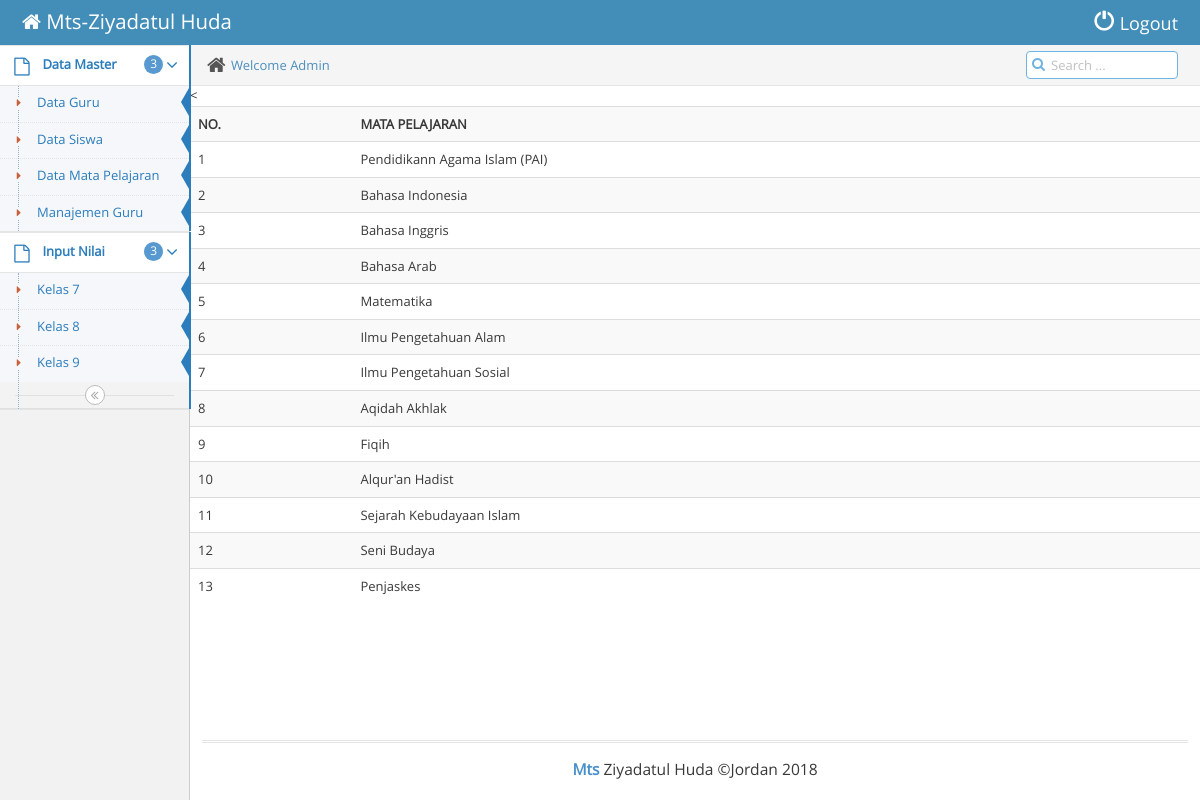
Page /admin/index.php?page=pelajaran on the committed database.
### tables this page shows
CREATE TABLE `mata_pelajaran` (
  `id` int(5) NOT NULL,
  `mata_pelajaran` varchar(50) NOT NULL
);

### walikelas/pelajaran.php (the view)
<?php
 include "../action/koneksi.php";
 ?>
 <<div class="table-responsive">
 		<table class="table table-striped table-hover">
 	<tr>
					<th>NO.</th>
					<th>MATA PELAJARAN</th>
	</tr>
	<?php $urut = (isset($_GET['urut']) ? strtolower($_GET['urut']) : NULL);  ?>
				<?php
				if($urut){
					$sql = mysqli_query($koneksi, "SELECT * FROM mata_pelajaran");
				}else{
					$sql = mysqli_query($koneksi, "SELECT * FROM mata_pelajaran");
				}
				if(mysqli_num_rows($sql) == 0){
					echo '<tr><td colspan="8">Tidak ada data.</td></tr>';
				}else{
					$no = 1;
					while($row = mysqli_fetch_assoc($sql)){
						echo '
						<tr>
							<td>'.$no.'</td>
							<td>'.$row['mata_pelajaran'].
							'</td>';
						$no++;
					}
				}
				?>
		</table>
</div>

### rows in the picture
mata_pelajaran: mata_pelajaran "Pendidikann Agama Islam (PAI)"
mata_pelajaran: mata_pelajaran "Bahasa Indonesia"
mata_pelajaran: mata_pelajaran "Bahasa Inggris"
mata_pelajaran: mata_pelajaran "Bahasa Arab"
mata_pelajaran: mata_pelajaran "Matematika"
mata_pelajaran: mata_pelajaran "Ilmu Pengetahuan Alam"
mata_pelajaran: mata_pelajaran "Ilmu Pengetahuan Sosial"
mata_pelajaran: mata_pelajaran "Aqidah Akhlak"
mata_pelajaran: mata_pelajaran "Fiqih"
mata_pelajaran: mata_pelajaran "Alqur'an Hadist"
mata_pelajaran: mata_pelajaran "Sejarah Kebudayaan Islam"
mata_pelajaran: mata_pelajaran "Seni Budaya"
mata_pelajaran: mata_pelajaran "Penjaskes"
